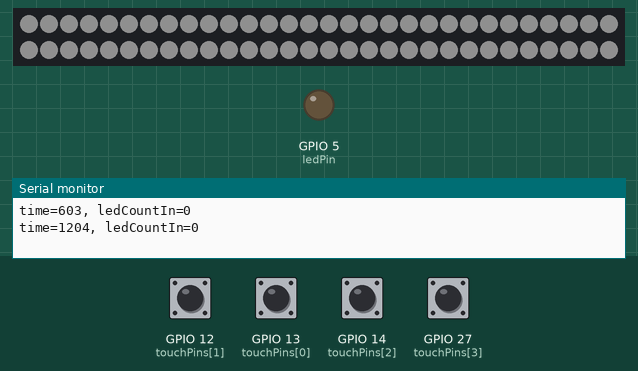
This sketch was run on a simulated ESP32. Parts: 60 RGB LEDs in strip order, left to right, continuing on the next row, output pins drawn as LEDs (lit = HIGH), the last lines printed to the serial monitor. The test bench sets the inputs (shaded band); at power-on: GPIO 12 (touchPins[1]), GPIO 13 (touchPins[0]), GPIO 14 (touchPins[2]), GPIO 27 (touchPins[3]) HIGH. Dim RGB values are drawn brighter than linear.

Above: at 1.3 s.
1.4 s: GPIO 12 (touchPins[1]) pulled LOW for 0.15 s
At 1.58 s:
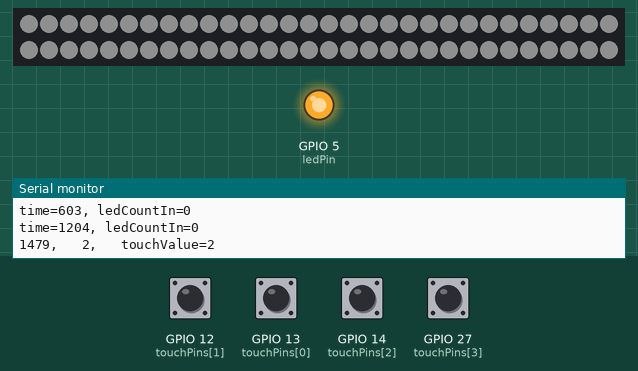
3.1 s: GPIO 13 (touchPins[0]) pulled LOW for 0.15 s
At 4.3 s:
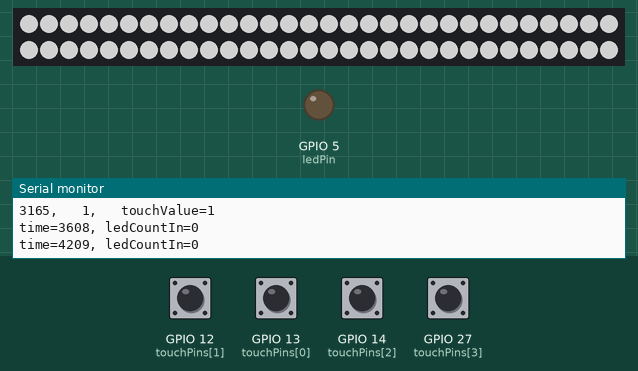
5.1 s: GPIO 14 (touchPins[2]) pulled LOW for 0.15 s
At 5.25 s:
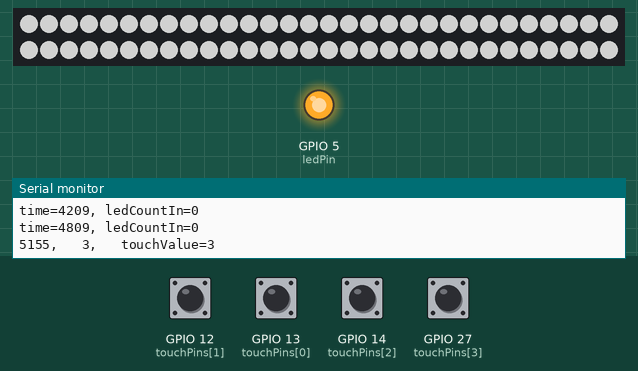
6.9 s: GPIO 27 (touchPins[3]) pulled LOW for 0.15 s
At 8.4 s:
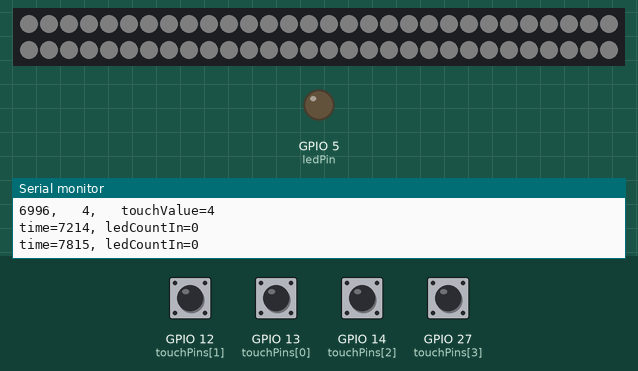
8.7 s: GPIO 12 (touchPins[1]) pulled LOW for 1 s
At 9.6 s:
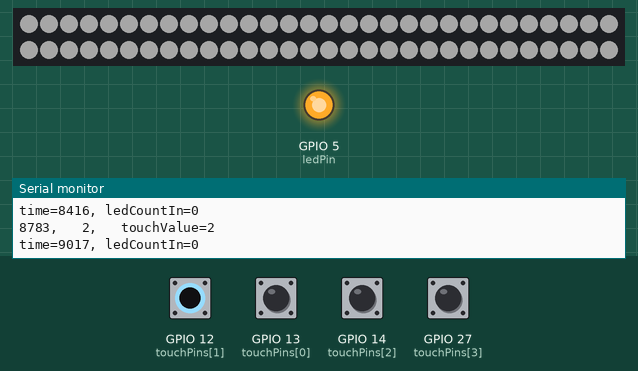
Timing chart, 0 to 11.7 s (numbered marks = the images above; inputs shaded):
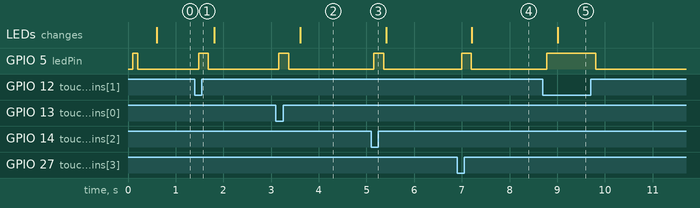

The sketch:

lightStrip2812.ino
```cpp
// HG 2016/11/26: need to rewrite with cooperative multitasking in mind.  invoke the Ewing coding practices!
// this probably means each program has to be much shorter, or at least check for interrupts frequently,
// and if an interrupt is found, be able to break out of the program and into a new one.


#include "FastLED.h"

#define ledPin 5            // GPIO pin
#define lightStripPin 32    // WS2812 light strip pin
#define numLights 60        // number of WS2812 lights
#define analogPin 35  // Analog input pin , ours is connected to YL-83
#define numTouchPins 4    // number of touch pads/pins
#define numTouchAveraging 4          // moving average filter is this size
#define touchAvgThreshold 200        // theshold value
#define timeLedUpdate 600

// global variables
const byte ledStartAddress = 0;      // first used led in string
const byte ledEndAddress = 59;       // last used led in string
byte ledCountIn = 0;                // for moving LEDs
unsigned long timeNow;              // * consider moving into 'loop()'. will have to think about how to set initial value and updates.
unsigned long timePrev;             // * consider moving into 'loop()'
byte brightnessDivIn = 8;              // brightness divider
byte touchPins[] = { T4, T5, T6, T7 };
byte touch[numTouchPins][numTouchAveraging] = {};
int touchAvg[numTouchPins] = {};
int touchReadTime = 50;
int touchUpdateTime = 2000;
unsigned long timeCapPrev;          // * considered moving into 'loop() like all the comments above but it doesn't work.  gets reinitialized every time.  Will deal with extra vars in mem.
unsigned long timeTouchPrev;
unsigned long timeAdvancedPrev;

CRGB leds[numLights];

// function declarations
void touchPadRead(byte [numTouchPins][numTouchAveraging], int [numTouchAveraging]);
byte touchPadUpdate(int touchAvg[numTouchPins]);

////////////////////////////////////////////////////////////////////////////////////////////////////////
void setup()
{
  pinMode(ledPin, OUTPUT);
  Serial.begin(115200);
  delay(100);
  randomSeed(analogRead(analogPin));

  int timeCapNow = millis();
  timeCapPrev = 0;
  timeTouchPrev = 0;

  FastLED.addLeds<NEOPIXEL, lightStripPin>(leds, numLights);  // GRB ordering is assumed
}

////////////////////////////////////////////////////////////////////////////////////////////////////////
void loop()   // This will run the cascade from 'ledStartAddress' to 'ledEndAddress' to 'ledStartAddress' 20 times
{
  byte touchValue;
  byte ledBrightDiv = 10;

// LED section
  timeNow = millis();
  if (timeNow - timePrev > timeLedUpdate) {
    timePrev = timeNow;         // reset the timer
    ledSetPixels();
  } // if

// TOUCHPAD section
  if (timeNow - timeCapPrev > touchReadTime) {
    timeCapPrev = timeNow;
    touchPadRead(touch, touchAvg);
    touchValue = touchPadUpdate(touchAvg);
  } // if
} // loop

void ledSetPixels()
{
  byte colorRed = 120 / brightnessDivIn;
  byte colorGrn = 120 / brightnessDivIn;
  byte colorBlu = 120/ brightnessDivIn;


//  for (byte ledCount=ledStartAddress; ledCount<=ledEndAddress; ledCount++) {
  for (byte ledCount=0; ledCount<=numLights; ledCount++) {
    leds[ledCount].r = colorRed;
    leds[ledCount].g = colorGrn;
    leds[ledCount].b = colorBlu;
//    leds[ledCount] = 0x000000;
  } // for

// move an LED across the strip
/*  ledCountIn++;
  if (ledCountIn==numLights){
    ledCountIn=0;}
  leds[ledCountIn].r = colorRed;leds[ledCountIn].g = colorGrn;leds[ledCountIn].b = colorBlu;
*/

  FastLED.show();
  Serial.print("time="); Serial.print(millis()); Serial.print(", ledCountIn="); Serial.println(ledCountIn);
} // void ledSetPixels(byte)

void touchPadRead(byte touch[numTouchPins][numTouchAveraging], int touchAvg[numTouchPins])    // reads from touchPad, stores, and averages touch values
{
  // first, set all touchAvg values to zero
  for ( byte pin=0; pin<numTouchPins; pin++ ) {
    touchAvg[pin] = 0;
  }
  // next, read touch values, increment the shift register, and set touchAvg values
  for( byte avgCount = 0; avgCount < numTouchAveraging; avgCount++){
    for ( byte pin=0; pin<numTouchPins; pin++ ) {
      if (avgCount==numTouchAveraging-1) { // last value
          touch[pin][avgCount] = touchRead( touchPins[pin] );
          if (touch[pin][avgCount] < 8) {
            touch[pin][avgCount] = 100;
          }
      }
      else {
        touch[pin][avgCount] = touch[pin][avgCount+1];
      }
      touchAvg[pin] = touchAvg[pin] + int(touch[pin][avgCount]);
    }
  }
}

byte touchPadUpdate(int touchAvg[numTouchPins])    // checks touchpad values for touch
{
  byte touchValue = 0;
  for (byte pinCount=0; pinCount<numTouchPins; pinCount++) {
    if (touchAvg[pinCount] < touchAvgThreshold) {
      touchValue = pinCount+1;
    }
  }
  if (touchValue > 0) {
    digitalWrite(ledPin, HIGH);   // turn the blue LED on to signify a touch

    if (timeNow - timeTouchPrev > touchUpdateTime) {    // prevents a touch from quickly cyling through values
      timeTouchPrev = timeNow;
      Serial.print( timeTouchPrev );Serial.print( ", \t" );
      Serial.print( touchValue );Serial.print( ", \t" );

      switch (touchValue) {
        case 1: {
          Serial.print( "touchValue=" );Serial.print( touchValue);
          brightnessDivIn = 1;
          break;
        }
        case 2: {
          Serial.print( "touchValue=" );Serial.print( touchValue);
          brightnessDivIn = 3;
          break;
        }
        case 3: {
          Serial.print( "touchValue=" );Serial.print( touchValue);
          brightnessDivIn = 9;
          break;
        }
        case 4: {
          Serial.print( "touchValue=" );Serial.print( touchValue);
          brightnessDivIn = 27;
          break;
        }
      }
      Serial.println();
    }
  }
  else {
    timeTouchPrev = timeNow - touchUpdateTime; // allows a quick succession of touches to quickly change values
    digitalWrite(ledPin, LOW);   // turn the LED on (HIGH is the voltage level)
  }
  return touchValue;
}
```

Measured:
- after the input at 1.4 s, GPIO 5 (ledPin): LOW → HIGH after 0.08 s, → LOW 0.20 s later
- after the input at 3.1 s, GPIO 5 (ledPin): LOW → HIGH after 0.07 s, → LOW 0.20 s later; the LEDs: change after 0.51 s (image 2)
- after the input at 5.1 s, GPIO 5 (ledPin): LOW → HIGH after 0.06 s, → LOW 0.20 s later
- after the input at 6.9 s, GPIO 5 (ledPin): LOW → HIGH after 0.10 s, → LOW 0.20 s later; the LEDs: change after 0.31 s (image 4)
- after the input at 8.7 s, GPIO 5 (ledPin): LOW → HIGH after 0.08 s, → LOW 1.0 s later; the LEDs: change after 0.32 s (image 5)
